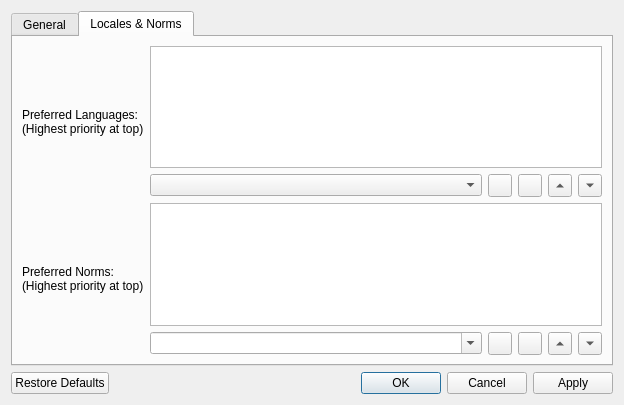
<?xml version="1.0" encoding="UTF-8"?>
<ui version="4.0">
 <class>librepcb::project::ProjectSettingsDialog</class>
 <widget class="QDialog" name="librepcb::project::ProjectSettingsDialog">
  <property name="windowModality">
   <enum>Qt::WindowModal</enum>
  </property>
  <property name="geometry">
   <rect>
    <x>0</x>
    <y>0</y>
    <width>624</width>
    <height>405</height>
   </rect>
  </property>
  <property name="windowTitle">
   <string>Project Settings</string>
  </property>
  <layout class="QVBoxLayout" name="verticalLayout">
   <item>
    <widget class="QTabWidget" name="tabWidget">
     <property name="currentIndex">
      <number>1</number>
     </property>
     <widget class="QWidget" name="tabGeneral">
      <attribute name="title">
       <string>General</string>
      </attribute>
     </widget>
     <widget class="QWidget" name="tab">
      <attribute name="title">
       <string>Locales &amp;&amp; Norms</string>
      </attribute>
      <layout class="QGridLayout" name="gridLayout">
       <item row="2" column="0">
        <widget class="QLabel" name="label_2">
         <property name="text">
          <string>Preferred Norms:
(Highest priority at top)</string>
         </property>
        </widget>
       </item>
       <item row="1" column="0">
        <widget class="QLabel" name="label">
         <property name="sizePolicy">
          <sizepolicy hsizetype="Preferred" vsizetype="Preferred">
           <horstretch>0</horstretch>
           <verstretch>0</verstretch>
          </sizepolicy>
         </property>
         <property name="text">
          <string>Preferred Languages:
(Highest priority at top)</string>
         </property>
        </widget>
       </item>
       <item row="1" column="1">
        <layout class="QVBoxLayout" name="verticalLayout_2">
         <item>
          <widget class="QListWidget" name="lstLocaleOrder"/>
         </item>
         <item>
          <layout class="QHBoxLayout" name="horizontalLayout">
           <item>
            <widget class="QComboBox" name="cbxLocales"/>
           </item>
           <item>
            <widget class="QToolButton" name="btnLocaleAdd">
             <property name="icon">
              <iconset resource="../../../img/images.qrc">
               <normaloff>:/img/actions/plus_2.png</normaloff>:/img/actions/plus_2.png</iconset>
             </property>
            </widget>
           </item>
           <item>
            <widget class="QToolButton" name="btnLocaleRemove">
             <property name="icon">
              <iconset resource="../../../img/images.qrc">
               <normaloff>:/img/actions/minus.png</normaloff>:/img/actions/minus.png</iconset>
             </property>
            </widget>
           </item>
           <item>
            <widget class="QToolButton" name="btnLocaleUp">
             <property name="arrowType">
              <enum>Qt::UpArrow</enum>
             </property>
            </widget>
           </item>
           <item>
            <widget class="QToolButton" name="btnLocaleDown">
             <property name="arrowType">
              <enum>Qt::DownArrow</enum>
             </property>
            </widget>
           </item>
          </layout>
         </item>
        </layout>
       </item>
       <item row="3" column="0">
        <spacer name="verticalSpacer">
         <property name="orientation">
          <enum>Qt::Vertical</enum>
         </property>
         <property name="sizeHint" stdset="0">
          <size>
           <width>20</width>
           <height>40</height>
          </size>
         </property>
        </spacer>
       </item>
       <item row="2" column="1">
        <layout class="QVBoxLayout" name="verticalLayout_3">
         <item>
          <widget class="QListWidget" name="lstNormOrder"/>
         </item>
         <item>
          <layout class="QHBoxLayout" name="horizontalLayout_2">
           <item>
            <widget class="QComboBox" name="cbxNorms">
             <property name="editable">
              <bool>true</bool>
             </property>
            </widget>
           </item>
           <item>
            <widget class="QToolButton" name="btnNormAdd">
             <property name="icon">
              <iconset resource="../../../img/images.qrc">
               <normaloff>:/img/actions/plus_2.png</normaloff>:/img/actions/plus_2.png</iconset>
             </property>
            </widget>
           </item>
           <item>
            <widget class="QToolButton" name="btnNormRemove">
             <property name="icon">
              <iconset resource="../../../img/images.qrc">
               <normaloff>:/img/actions/minus.png</normaloff>:/img/actions/minus.png</iconset>
             </property>
            </widget>
           </item>
           <item>
            <widget class="QToolButton" name="btnNormUp">
             <property name="arrowType">
              <enum>Qt::UpArrow</enum>
             </property>
            </widget>
           </item>
           <item>
            <widget class="QToolButton" name="btnNormDown">
             <property name="arrowType">
              <enum>Qt::DownArrow</enum>
             </property>
            </widget>
           </item>
          </layout>
         </item>
        </layout>
       </item>
      </layout>
     </widget>
    </widget>
   </item>
   <item>
    <widget class="QDialogButtonBox" name="buttonBox">
     <property name="orientation">
      <enum>Qt::Horizontal</enum>
     </property>
     <property name="standardButtons">
      <set>QDialogButtonBox::Apply|QDialogButtonBox::Cancel|QDialogButtonBox::Ok|QDialogButtonBox::RestoreDefaults</set>
     </property>
    </widget>
   </item>
  </layout>
 </widget>
 <resources>
  <include location="../../../img/images.qrc"/>
 </resources>
 <connections>
  <connection>
   <sender>buttonBox</sender>
   <signal>accepted()</signal>
   <receiver>librepcb::project::ProjectSettingsDialog</receiver>
   <slot>accept()</slot>
   <hints>
    <hint type="sourcelabel">
     <x>248</x>
     <y>254</y>
    </hint>
    <hint type="destinationlabel">
     <x>157</x>
     <y>274</y>
    </hint>
   </hints>
  </connection>
  <connection>
   <sender>buttonBox</sender>
   <signal>rejected()</signal>
   <receiver>librepcb::project::ProjectSettingsDialog</receiver>
   <slot>reject()</slot>
   <hints>
    <hint type="sourcelabel">
     <x>316</x>
     <y>260</y>
    </hint>
    <hint type="destinationlabel">
     <x>286</x>
     <y>274</y>
    </hint>
   </hints>
  </connection>
 </connections>
</ui>
